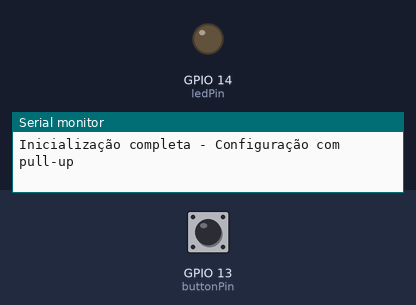
Recording of a sketch running on a simulated ESP32. Shown: output pins drawn as LEDs (lit = HIGH), the last lines printed to the serial monitor. The inputs (shaded band) are chosen by the test bench; at power-on: GPIO 13 (buttonPin) HIGH.

Above: at 1.2 s.
1.3 s: GPIO 13 (buttonPin) pulled LOW for 0.15 s
At 2.2 s:
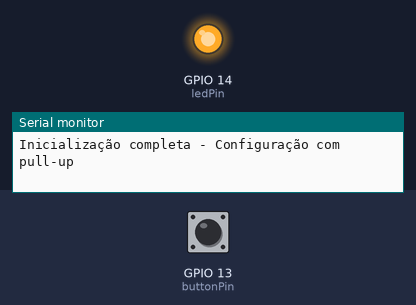
2.9 s: GPIO 13 (buttonPin) pulled LOW for 1 s
At 3.4 s:
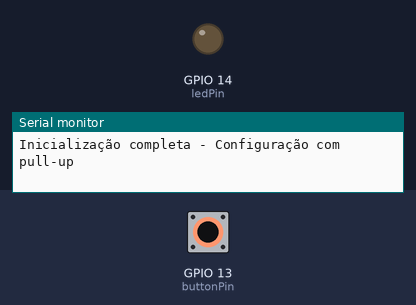
6.5 s: GPIO 13 (buttonPin) pulsed LOW 5 times (0.12 s each, 0.3 s apart)
At 8.2 s:
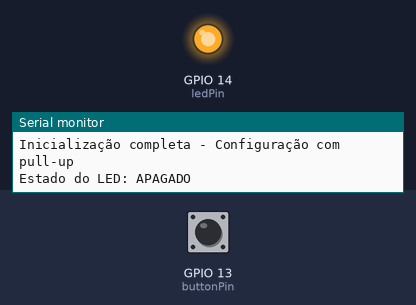
11.0 s: GPIO 13 (buttonPin) pulled LOW for 3.2 s
At 11.9 s:
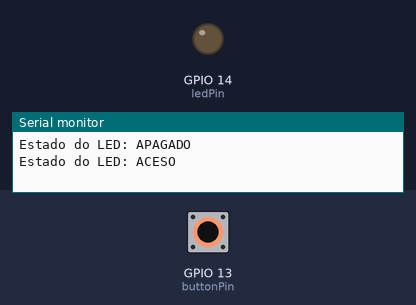
Timing chart, 0 to 14.0 s (numbered marks = the images above; inputs shaded):
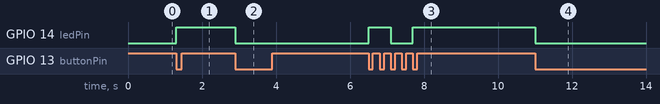

The sketch:

InterruptExt.ino
```cpp
// É necessário selecionar a placa "DOIT ESP32 DEVKIT V1" para simular o projeto no PICSimLab.
// No PICSimLab, selecione a placa Esp32 DevkitC.

// constants
const int buttonPin = 13;  // o número do pino do botão
const int ledPin = 14;     // o número do pino do LED

/*
No ESP32, todos os pinos GPIO podem ser configurados como pinos de interrupção externa. Esta é uma das grandes vantagens desta placa em comparação com outros microcontroladores que têm um número limitado de pinos de interrupção.

De acordo com a documentação, o ESP32 oferece:
- Interrupções em todos os pinos GPIO
- Até 32 slots de interrupção para cada núcleo do processador
- Cinco modos diferentes de interrupção (LOW, HIGH, CHANGE, FALLING e RISING)

Ao usar interrupções externas no ESP32, é importante lembrar que:

1. As funções de manipulação de interrupções (ISR) devem ter o atributo `IRAM_ATTR` para garantir que sejam armazenadas na RAM interna, para execução mais rápida.

2. Alguns pinos têm comportamentos especiais durante a inicialização (boot):
   - GPIO 0, 2, 4, 5, 12 e 15 são pinos de strapping, usados durante o boot
   - GPIO 1, 3 e 5 ficam em estado HIGH durante o boot ou podem gerar sinais PWM

3. É recomendável evitar os pinos conectados ao flash SPI interno (geralmente GPIO 6-11) para interrupções.

### Pinos Recomendados (Melhores Opções)
- **GPIO 13, 14, 16, 17, 18, 19, 21, 22, 23, 25, 26, 27, 32, 33, 34, 35, 36, 39**: São seguros para uso como interrupções e não têm comportamentos inesperados no boot

### Pinos a Evitar ou Usar com Cautela
- **GPIO 0**: Deve estar LOW para entrar no modo de boot, usado como pino de strapping
- **GPIO 1 e 3**: Usados como TX e RX para comunicação serial de debug
- **GPIO 2**: Conectado ao LED onboard, usado como pino de strapping
- **GPIO 5**: Gera sinal PWM durante o boot, usado como pino de strapping
- **GPIO 6-11**: Geralmente conectados ao flash SPI interno, não disponíveis para uso geral
- **GPIO 12**: Deve estar LOW durante o boot, usado como pino de strapping
*/

// variáveis para controle do estado
volatile bool ledState = false;  // estado do LED (volátil porque é alterado em ISR)
volatile unsigned long lastDebounceTime = 0;  // último tempo para debounce
const unsigned long debounceDelay = 300;     // tempo de debounce em ms

// Função de callback para a interrupção
void IRAM_ATTR buttonISR() {
  // Implementa debounce por software
  unsigned long currentTime = millis();
  if ((currentTime - lastDebounceTime) > debounceDelay) {
    ledState = !ledState;
    digitalWrite(ledPin, ledState);
    lastDebounceTime = currentTime;
  }
}

void setup() {
  // inicializa o pino do LED como saída:
  pinMode(ledPin, OUTPUT);

  // Garante que o LED começa apagado
  digitalWrite(ledPin, LOW);

  // inicializa o pino do botão como entrada com pull-down:
  pinMode(buttonPin, INPUT);

  // Configura a interrupção externa no pino do botão
  /*
  LOW: A interrupção é disparada continuamente enquanto o pino estiver em nível baixo (0V).
  HIGH: A interrupção é disparada continuamente enquanto o pino estiver em nível alto (3.3V).
  CHANGE: A interrupção é disparada sempre que houver uma mudança no estado do pino (tanto de LOW para HIGH quanto de HIGH para LOW).
  RISING: A interrupção é disparada na borda de subida (quando o pino muda de LOW para HIGH - botão solto).
  FALLING: A interrupção é disparada na borda de descida (quando o pino muda de HIGH para LOW - botão pressinado).
  */
  attachInterrupt(digitalPinToInterrupt(buttonPin), buttonISR, FALLING);

  // Inicializa comunicação serial para depuração
  Serial.begin(115200);
  Serial.println("Inicialização completa - Configuração com pull-up");
}

void loop() {
  // Com interrupções, não precisamos verificar o estado do botão no loop principal
  // O loop principal pode ficar vazio ou executar outras tarefas
  // Ou adicione um código de depuração para verificar o estado
  delay(5000);  // A cada 5 segundos
  Serial.print("Estado do LED: ");
  Serial.println(ledState ? "ACESO" : "APAGADO");
}
```

Measured:
- after the input at 1.3 s, GPIO 14 (ledPin): LOW → HIGH at once
- after the input at 2.9 s, GPIO 14 (ledPin): HIGH → LOW at once
- after the input at 6.5 s, GPIO 14 (ledPin): LOW → HIGH at once, → LOW 0.60 s later, → HIGH 0.60 s later
- after the input at 11.0 s, GPIO 14 (ledPin): HIGH → LOW at once
